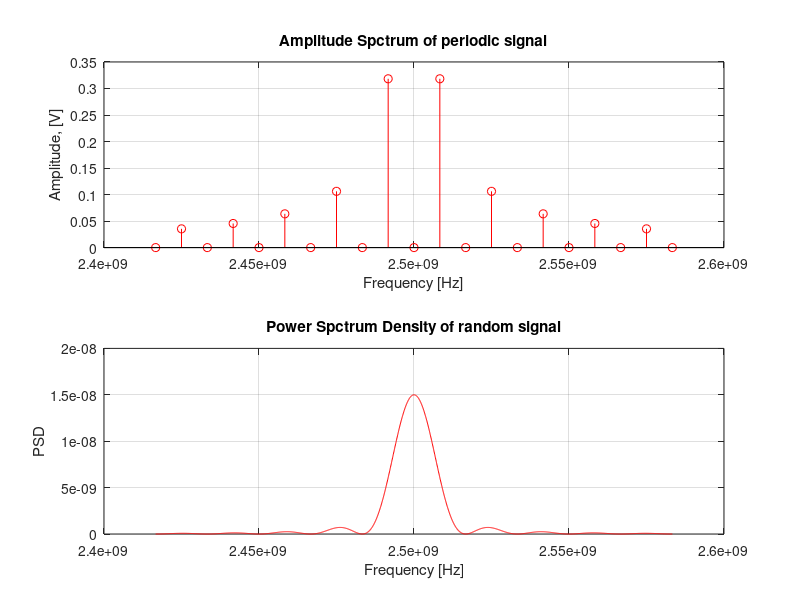

Reproduce this figure in MATLAB.
%%  Task 7 - BASK

clc, clearvars, clear

% Calculate the plot of the modutlated signal spectrums
% Specific the individual parameters

TAU = 60e-9; % symbol duration
F_0 = 2.5e+9; % carrier frequency
U = 1; % amplitude of the carrier
mF = 0;
OMEGA_0 = 2 * pi * F_0; % angolar carrier frequency
OMEGA = pi / TAU; % base harminc angoular frequency 
K_0 = OMEGA_0 / OMEGA; % Carrier Frequency
k = K_0 * (-10 : 10); % Frequency indec range
SNR = 8.1; %



% First spectrum of periodic signal (10101010 ...)
PHI = (k * OMEGA - OMEGA_0) * TAU / 2;
C_BASK = sinc(PHI / pi) * U / 4 * 1j;

subplot(2, 1, 1), stem( k * OMEGA / (2 * pi), abs(C_BASK), 'r' ), grid on,
xlabel('Frequency [Hz]'), ylabel('Amplitude, [V]'), title('Amplitude Spctrum of periodic signal')


% Spectrum of the BSD
W = ( k(1) : 0.01 : k(end) ) * OMEGA; % angoular frequency
phi2 = (OMEGA - OMEGA_0 ) * TAU / 2; % argument of sinc function
S_BASK =  2 * TAU * sinc(phi2 / pi ) * U / 4 * 1j;
G_BASK = 1/( 2 * TAU) * abs(S_BASK) .^2;

subplot(2, 1, 2), plot( OMEGA / (2 * 1j), G_BASK, 'r' ), grid on,
xlabel('Frequency [Hz]'), ylabel('PSD'), title('Power Spctrum Density of random signal')


%% Task 7 - BFSK

TAU = 60e-9; % symbol duration
F_0 = 2.5e+9; % carrier frequency
U = 1; % amplitude of the carrier
mF = 0;
OMEGA_0 = 2 * pi * F_0; % angolar carrier frequency
OMEGA = pi / TAU; % base harminc angoular frequency 
dF = mF * OMEGA;
w1 = OMEGA_0 - dF/2;
w2 = OMEGA_0 + dF/2;
K_0 = OMEGA_0 / OMEGA; % Carrier Frequency
k = K_0 * (-10 : 10); % Frequency indec range
SNR = 8.1; %

% HAMZA has it



%% TASK 7 - BPSK

clc, clearvars, clear

TAU = 60e-9; % symbol duration [s]
F_0 = 2.5e+9; % carrier frequency [Hz]
U = 1; % amplitude of the carrier [V]
OMEGA_0 = 2 * pi * F_0; % angolar carrier frequency
OMEGA = pi / TAU; % base harminc angoular frequency 
K_0 = OMEGA_0 / OMEGA; % Carrier Frequency
k = K_0 + (-10 : 10); % Frequency indec range



% First spectrum of periodic signal (10101010 ...)
PHI = (k * OMEGA - OMEGA_0) * TAU / 2;
C_BASK1 = sinc(PHI / pi) * U / 4 * 1j; % fourirer series coefficient
C_BASK2 = C_BASK1; % fourirer series coefficient
C_BPSK = C_BASK1.*exp(1j * k * OMEGA * TAU / 2) - C_BASK2.*exp(-1j * k * OMEGA * TAU / 2);


subplot(2, 1, 1), stem( k * OMEGA / (2 * pi), abs(C_BPSK), 'r' ), grid on,
xlabel('Frequency [Hz]'), ylabel('Amplitude, [V]'), title('Amplitude Spctrum of periodic signal')


% Spectrum of the PSD
W = ( k(1) : 0.01 : k(end) ) * OMEGA; % angoular frequency
PHI = (W - OMEGA_0 ) * TAU / 2; % argument of sinc function
S_BASK1 =  2 * TAU * sinc(PHI / pi ) * U / 4 * 1j;
S_BASK2 = S_BASK1;

G_BASK1 = 1/( 2 * TAU) * abs(S_BASK1) .^2;
G_BASK2 = 1/( 2 * TAU) * abs(S_BASK2) .^2;

G_BPSK = G_BASK1 + G_BASK1; 

subplot(2, 1, 2), plot( W / (2 * pi), G_BPSK, 'r' ), grid on,
xlabel('Frequency [Hz]'), ylabel('PSD'), title('Power Spctrum Density of random signal')
